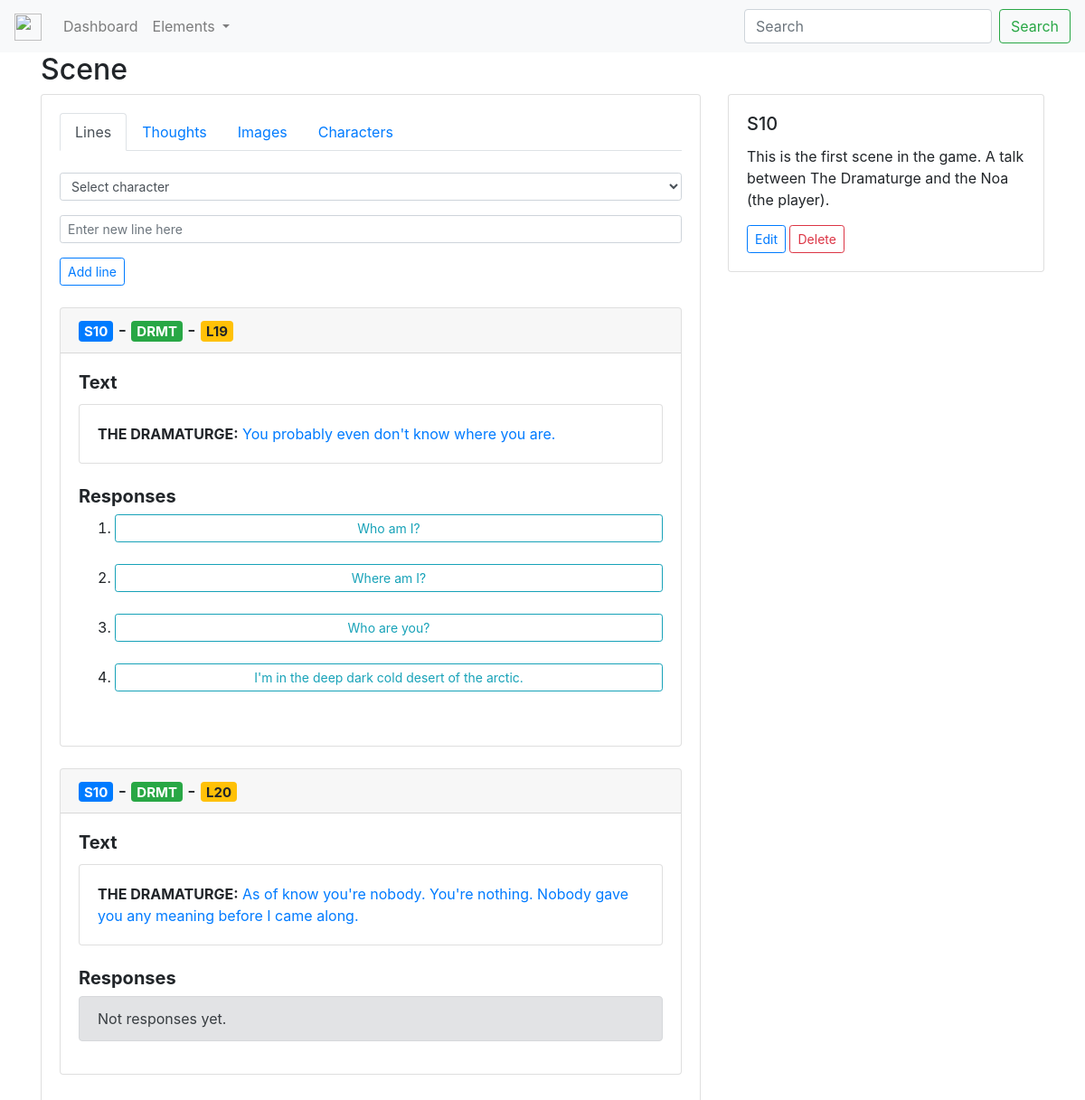
Page /scenes/10/ on the committed database.
### lines/models.py (models this page shows, shortened)
class Line(models.Model):
    scene = models.ForeignKey(Scene, on_delete=models.CASCADE, default=None, null=True)
    character = models.ForeignKey(Character, on_delete=models.CASCADE, null=True)
    text = models.TextField(default='')
    author = models.ForeignKey(User, on_delete=models.CASCADE, default=1)
    class Meta:
        ordering = ['pk']
    def get_absolute_url(self):
        return reverse("lines:show-line", kwargs={'pk': self.pk})
    def get_line_id(self):
        return 'L' + str(self.pk)

### scenes/models.py (models this page shows, shortened)
class Scene(models.Model):
    description = models.TextField(default='')
    characters = models.ManyToManyField(Character)
    def get_absolute_url(self):
        return reverse('scenes:show-scene', kwargs={'pk': self.pk})
    def get_edit_url(self):
        return reverse('scenes:edit-scene', kwargs={'pk': self.pk})
    def get_characters_url(self):
        return reverse('scenes:characters-scene', kwargs={'pk': self.pk})
    def get_scene_code(self):
        return 'S' + str(self.pk)

### characters/models.py (models this page shows, shortened)
class Character(models.Model):
    name = models.CharField(blank=True, null=True, max_length=80)
    age = models.PositiveSmallIntegerField(blank=True, null=True)
    gender = models.CharField(blank=True, null=True, max_length=80)
    code = models.CharField(blank=True, null=True, max_length=6)
    description = models.TextField(blank=True, null=True)
    def get_absolute_url(self):
        return reverse("characters:show-character", kwargs={'pk': self.pk})

### responses/models.py (models this page shows, shortened)
class Response(models.Model):
    line = models.ForeignKey(Line, on_delete=models.CASCADE)
    next_line = models.OneToOneField(Line, related_name="next_line", on_delete=models.CASCADE, null=True)
    text = models.TextField(default='')
    author = models.ForeignKey(User, on_delete=models.CASCADE, default=1)
    class Meta:
        ordering = ['pk']
    def get_absolute_url(self):
        return reverse("responses:show-response", kwargs={'pk': self.pk})

### scenes/views.py (the view, shortened to what this page needs)
# urls.py: path('<int:pk>/', views.DetailView.as_view(), name='show-character'),
class DetailView(generic.DetailView):
    model = Scene
    template_name = 'scenes/show_scene.html'
    def get_queryset(self):
        return Scene.objects.all()

### scenes/templates/scenes/show_scene.html (shortened to what this page needs)
{% extends 'base.html' %}
{% block content %}
    <div class="container">
        <h2>Scene</h2>
        <div class="row">
            <div class="col-md-8">
                <div class="card">
                    <div class="card-body">
                        <ul class="nav nav-tabs">
                            <li class="nav-item">
                                <a class="nav-link active" href="{{ object.get_absolute_url }}">Lines</a>
                            </li>
                            <li class="nav-item">
                                <a class="nav-link" href="#">Thoughts</a>
                            </li>
                            <li class="nav-item">
                                <a class="nav-link" href="#">Images</a>
                            </li>
                            <li class="nav-item">
                                <a class="nav-link" href="{{ object.get_characters_url }}">Characters</a>
                            </li>
                        </ul>
                        <br>
                        <form action="." method="POST">
                            <div class="form-group">
                                <select name="character" id="" class="form-control form-control-sm">
                                    <option value="">Select character</option>
                                </select>
                            </div>
                            <div class="form-group">
                                <input type="text" class="form-control form-control-sm" name="text" placeholder="Enter new line here" required>
                            </div>
                            <button type="submit" class="btn btn-sm btn-outline-primary">Add line</button>
                        </form>
                        <br>
                        {% for line in object.line_set.all %}
                        <div class="card">
                            <h5 class="card-header">
                                <a href="{{ line.scene.get_absolute_url }}" class="badge badge-primary">{{ line.scene.get_scene_code }}</a>
                                -
                                <a href="{{ line.character.get_absolute_url }}" class="badge badge-success">{{ line.character.code }}</a>
                                -
                                <a href="{{ line.get_absolute_url }}" class="badge badge-warning">{{ line.get_line_id }}</a>
                            </h5>
                            <div class="card-body">
                                <h5 class="card-title"><b>Text</b></h5>
                                <div class="card">
                                    <div class="card-body">
                                        <b>{{ line.character.name|upper }}:</b> <a href="{{ line.get_absolute_url }}">{{ line.text }}</a>
                                    </div>
                                </div>
                                <br>
                                <div>
                                    <h5><b>Responses</b></h5>
                                    {% if line.response_set.all %}
                                    <ol>
                                        {% for response in line.response_set.all %}
                                        <li>
                                            <a href="{{ response.get_absolute_url }}" class="btn btn-sm btn-outline-info btn-block">{{ response.text }}</a>
                                        </li>
                                        <br>
                                        {% endfor %}
                                    </ol>
                                    {% else %}
                                    <div class="alert alert-secondary" role="alert">
                                        Not responses yet.
                                    </div>
                                    {% endif %}
                                </div>
                            </div>
                        </div>
                        <br>
                        {% endfor %}
                    </div>
                </div>
            </div>
            <div class="col-md-4">
                <div class="card">
                    <div class="card-body">
                        <h5 class="card-title">{{ object.get_scene_code }}</h5>
                        <p class="card-text">{{ object.description }}</p>
                        <a href="{{ object.get_edit_url }}" class="btn btn-outline-primary btn-sm">Edit</a>
                        <a href="{{ object.get_edit_url }}" class="btn btn-outline-danger btn-sm">Delete</a>
                    </div>
                </div>
            </div>
        </div>
    </div>
{% endblock %}

### rows in the picture
Line: scene.get_scene_code "S10", character.code "DRMT", get_line_id "L19", character.name "THE DRAMATURGE", text "You probably even don't know where you are."
Response: text "Who am I?"
Response: text "Where am I?"
Response: text "Who are you?"
Response: text "I'm in the deep dark cold desert of the arctic."
Line: scene.get_scene_code "S10", character.code "DRMT", get_line_id "L20", character.name "THE DRAMATURGE", text "As of know you're nobody. You're nothing. Nobody gave you any meaning before I came along.", shows "Not responses yet."
Scene: get_scene_code "S10", description "This is the first scene in the game. A talk between The Dramaturge and the Noa (the player)."
